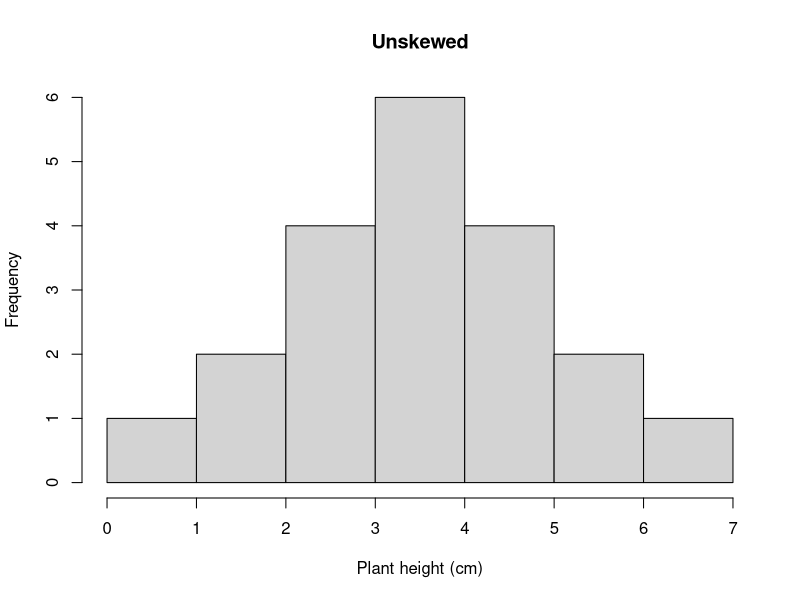

Reproduce this figure in R. (Note: this script raises an error after producing the figure.)
## ---- chunk 1
#create vector of heights (cm) of one population of A. subverticulata
sedonapopulation <- c(3, 3, 3, 3, 7, 8, 9)
#take the mean
mean(sedonapopulation)
#calculate variance
var(sedonapopulation)
#calculate standard deviation
sd(sedonapopulation)
#calculate standard error
#base r doesn't have this function
#so we have to write our own
std_error <- function(x) sd(x)/sqrt(length(x))
std_error(sedonapopulation)
## ---- chunk 2
sum = 3+3+3+3+7+8+9 #add all the numbers in the sample
n = length(sedonapopulation) #or you can just calculate the number of height measurements
mean = sum/n; mean #divide sum by number
## ---- chunk 3
#We determine how much each observation varies from the mean.
diffobs1 = mean - 3
diffobs2 = mean - 3
diffobs3 = mean - 3
diffobs4 = mean - 3
diffobs5 = mean - 7 
diffobs6 = mean - 8
diffobs7 = mean - 9 

#Then we square each of these. 
diffobj1_sq = diffobs1^2
diffobj2_sq = diffobs2^2
diffobj3_sq = diffobs3^2
diffobj4_sq = diffobs4^2
diffobj5_sq = diffobs5^2
diffobj6_sq = diffobs6^2
diffobj7_sq = diffobs7^2
## ---- chunk 4
#Then we add the differences up.
sumofsquares = sum(diffobj1_sq, diffobj2_sq, diffobj3_sq, diffobj4_sq, diffobj5_sq, diffobj6_sq, diffobj7_sq)
#Divide the sum of squares by n - 1.
variance = sumofsquares/(n-1); variance 
## ---- chunk 5
#an example of an unskewed population
sedona_unskewed <- c(1, 2, 3, 4, 5, 6, 7)
mean(sedona_unskewed)
median(sedona_unskewed)

#previous sedona population; skewed
sedonapopulation <- c(3, 3, 3, 3, 7, 8, 9)
mean(sedonapopulation)
median(sedonapopulation)
## ---- chunk 6
sedona_unskewed <- c(7, 2, 2, 3, 3, 3, 3, 6, 6, 5, 5, 5, 5, 4, 4, 4, 4, 4, 4, 0.5)
mean(sedona_unskewed)
median(sedona_unskewed)
#I'm renaming sedonapopulation, sedona_skewed for this example
sedona_skewed <- c(3, 3, 3, 3, 7, 3, 4, 5, 6, 3, 3, 3, 4, 4, 6, 7, 8, 9, 3, 4, 5, 2)
mean(sedona_skewed)
median(sedona_skewed)
## ---- chunk 7
png("histogram_plantheight.png")
hist(sedona_unskewed, main = "Unskewed", xlab = "Plant height (cm)", breaks=5)
dev.off()
knitr::include_graphics("histogram_plantheight.png")
## ---- chunk 8
png("histogram_plantheight2.png")

h <- hist(sedona_unskewed, main = "Mostly Unskewed", xlab = "Plant height (cm)", breaks=5)

xfit <- seq(min(sedona_unskewed), max(sedona_unskewed), length = 40) 
yfit <- dnorm(xfit, mean = mean(sedona_unskewed), sd = sd(sedona_unskewed)) 
yfit <- yfit * diff(h$mids[1:2]) * length(sedona_unskewed) 

lines(xfit, yfit, col = "black", lwd = 2)

dev.off()
knitr::include_graphics("histogram_plantheight2.png")
## ---- chunk 9
png("histogram_skewedplantheight.png")
hist(sedona_skewed, main = "Skewed", xlab = "Plant height (cm)", breaks = 5)
dev.off()
knitr::include_graphics("histogram_skewedplantheight.png")
## ---- chunk 10
png("boxplot_skewedplantheight.png")
boxplot(sedona_skewed, main="Skewed", ylab="Plant height (cm)")
dev.off()
knitr::include_graphics("boxplot_skewedplantheight.png")
## ---- chunk 11
#Let's add a plant height of 20.
sedona_skewed <- c(3, 3, 3, 3, 7, 3, 4, 5, 6, 3, 3, 3, 4, 4, 6, 7, 8, 9, 3, 4, 5, 2, 20)
boxplot(sedona_skewed, main="Skewed", ylab="Plant height (cm)")
